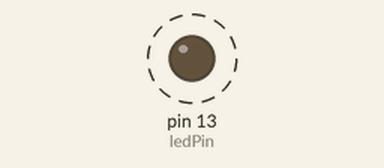
Simulated run of this sketch. Board: Arduino Uno, built with avr-gcc and run on an emulated ATmega328P. Shown: output pins drawn as LEDs (lit = HIGH). Dashed ring = blinking.

Above: at 0.5 s.
Timing chart, 0 to 4.6 s (numbered marks = the images above):
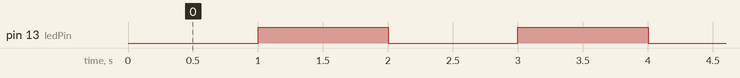

Measured:
- by itself, pin 13 (ledPin): alternates HIGH for 1.0 s and LOW for 1.0 s

The sketch:

gpt05_blink_nb.ino
```cpp
// Definizione dei pin e delle variabili
int ledPin = 13;  // Pin collegato al LED
unsigned long previousMillis = 0;  // Tempo dell'ultimo cambiamento di stato
const long interval = 1000;  // Intervallo di lampeggio (1 secondo)

void setup() {
  // Imposta il pin del LED come output
  pinMode(ledPin, OUTPUT);
}

void loop() {
  // Ottiene il tempo corrente
  unsigned long currentMillis = millis();

  // Controlla se è trascorso l'intervallo
  if (currentMillis - previousMillis >= interval) {
    // Salva il momento dell'ultimo cambiamento
    previousMillis = currentMillis;

    // Cambia lo stato del LED
    if (digitalRead(ledPin) == LOW) {
      digitalWrite(ledPin, HIGH);  // Accendi il LED
    } else {
      digitalWrite(ledPin, LOW);   // Spegni il LED
    }
  }
}
```
